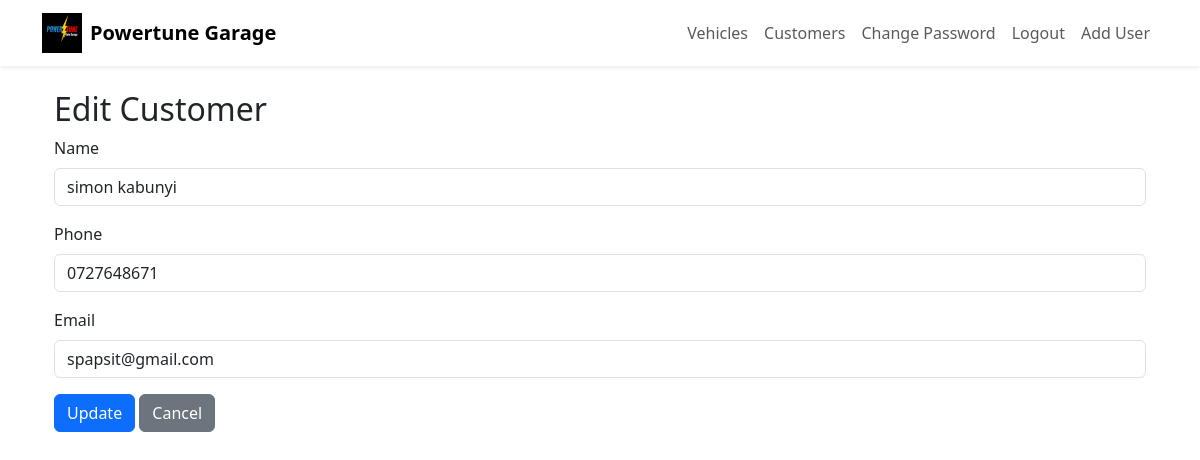
The page /customers/edit/1 (signed in) on the database as committed earlier.
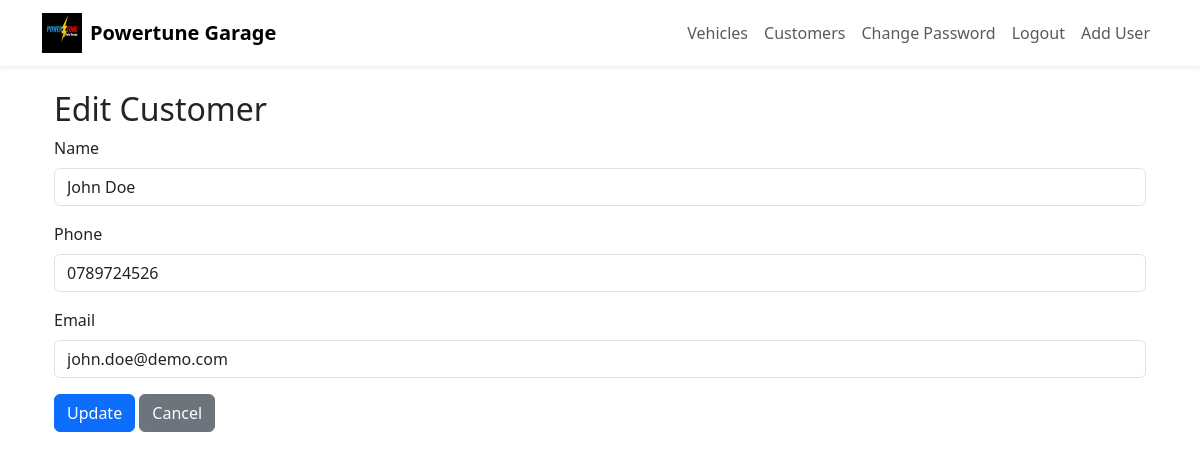
The same page on the database as committed later.
### app.py (models this page shows)
class Customer(db.Model):
    id = db.Column(db.Integer, primary_key=True)
    name = db.Column(db.String(100), nullable=False)
    phone = db.Column(db.String(20), nullable=False)
    email = db.Column(db.String(100), nullable=False)

### app.py (the view, shortened to what this page needs)
@app.route('/customers/edit/<int:customer_id>', methods=['GET', 'POST'])
@login_required
def edit_customer(customer_id):
    c = Customer.query.get_or_404(customer_id)
    return render_template('edit_customer.html', customer=c)

### app.py (called while the page is built)
def login_required(f):
    from functools import wraps
    @wraps(f)
    def decorated_function(*args, **kwargs):
        if 'user_id' not in session:
            flash('Please log in to access this page.', 'warning')
            return redirect(url_for('login'))
        return f(*args, **kwargs)
    return decorated_function

### templates/edit_customer.html
{% extends 'dashboard.html' %}
{% block content %}
<div class="container mt-4">
    <h2>Edit Customer</h2>
    <form method="post">
        <div class="mb-3">
            <label class="form-label">Name</label>
            <input type="text" name="name" class="form-control" value="{{ customer.name }}" required>
        </div>
        <div class="mb-3">
            <label class="form-label">Phone</label>
            <input type="text" name="phone" class="form-control" value="{{ customer.phone }}" required>
        </div>
        <div class="mb-3">
            <label class="form-label">Email</label>
            <input type="email" name="email" class="form-control" value="{{ customer.email }}" required>
        </div>
        <button type="submit" class="btn btn-primary">Update</button>
        <a href="{{ url_for('customers') }}" class="btn btn-secondary">Cancel</a>
    </form>
</div>
{% endblock %}

Rows that differ between the two databases and show on the page:
changed Customer: name "simon kabunyi" → "John Doe"; phone "0727648671" → "0789724526"; email "spapsit@gmail.com" → "john.doe@demo.com"
